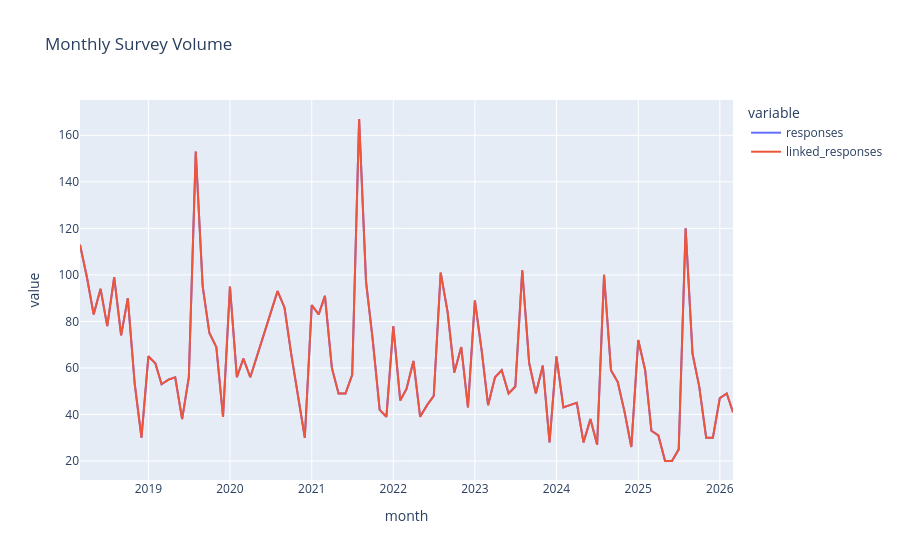

Notebook code cell kept with this figure:
### Code cell
monthly_trend_chart = monthly_trend.reset_index()
px.line(
    monthly_trend_chart,
    x='month',
    y=['responses', 'linked_responses'],
    title='Monthly Survey Volume',
).show()
